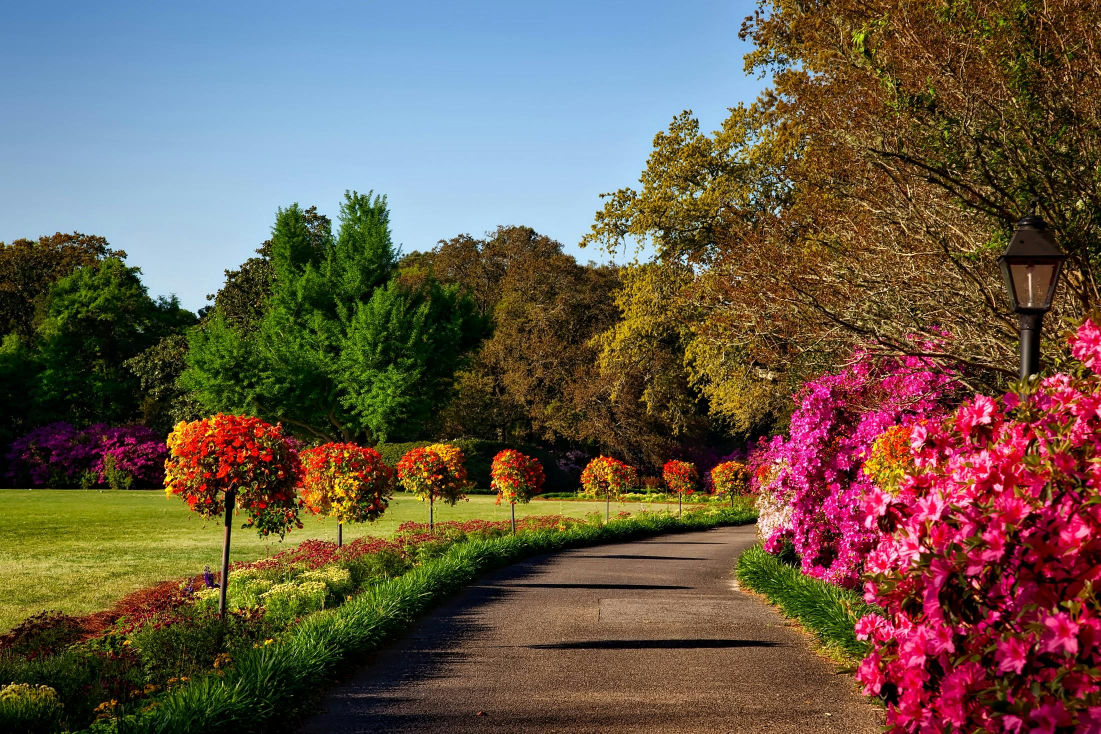
#> input picture Photos/pexels-pixabay-158028.jpg, 2201 x 1467 px (shown at 1/2 size)
$ python thresholding.py
#> lines starting #> are read from the running program, lines starting #| are printed output that depends on the picture; after the words box and inside, x2 and y2 are one past the last pixel; in counts of white or black regions, pixels touching at a corner belong together
import cv2 as cv

img = cv.imread('Photos/pexels-pixabay-158028.jpg')
#> img is the input picture: shape (1467, 2201, 3); mean B, G, R 74.7, 89.6, 104.6
img = cv.resize(img, (400, 400))
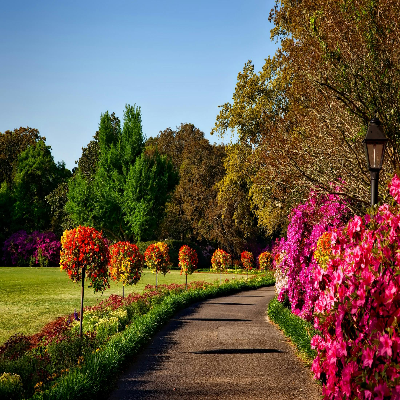
#> img: shape (400, 400, 3); mean B, G, R 74.6, 89.5, 104.5
cv.imshow('Park', img)

gray = cv.cvtColor(img, cv.COLOR_BGR2GRAY)
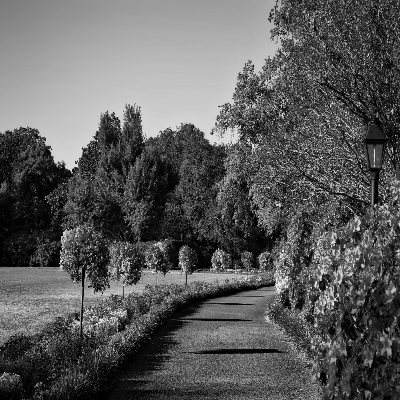
#> gray: shape (400, 400); min 0, max 248, mean 92.3
cv.imshow('Gray', gray)

# Simple threshold
threshold, thresh = cv.threshold(gray, 125, 255, cv.THRESH_BINARY)
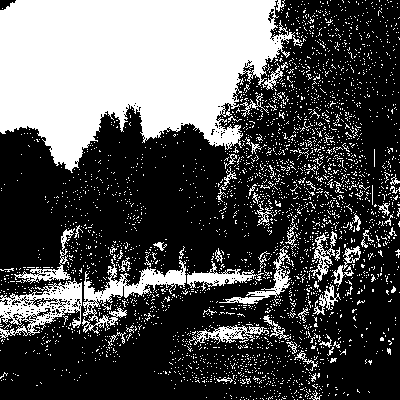
#> thresh: shape (400, 400); 32.5% white; 3219 white regions (3151 under 20 px), largest, box (x1, y1, x2, y2) and area: (0, 0, 303, 173) 34712, (0, 278, 82, 339) 2162, (82, 259, 186, 334) 2075
cv.imshow('Simple Threshold', thresh)

# Inverse Threshold
threshold, thresh_inverse = cv.threshold(gray, 125, 255, cv.THRESH_BINARY_INV)
cv.imshow('Simple Inverse Threshold', thresh_inverse)

# Adaptive Threshold
adaptive_threshold = cv.adaptiveThreshold(gray, 255, cv.ADAPTIVE_THRESH_MEAN_C, cv.THRESH_BINARY, 15, 3)
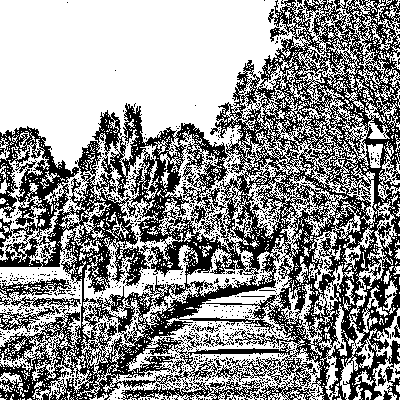
#> adaptive_threshold: shape (400, 400); 58% white; black in thin lines or dots
cv.imshow('Adaptive Threshold', adaptive_threshold)

cv.waitKey(0)

$ run again, with Photos/pexels-pixabay-158063.jpg copied over Photos/pexels-pixabay-158028.jpg
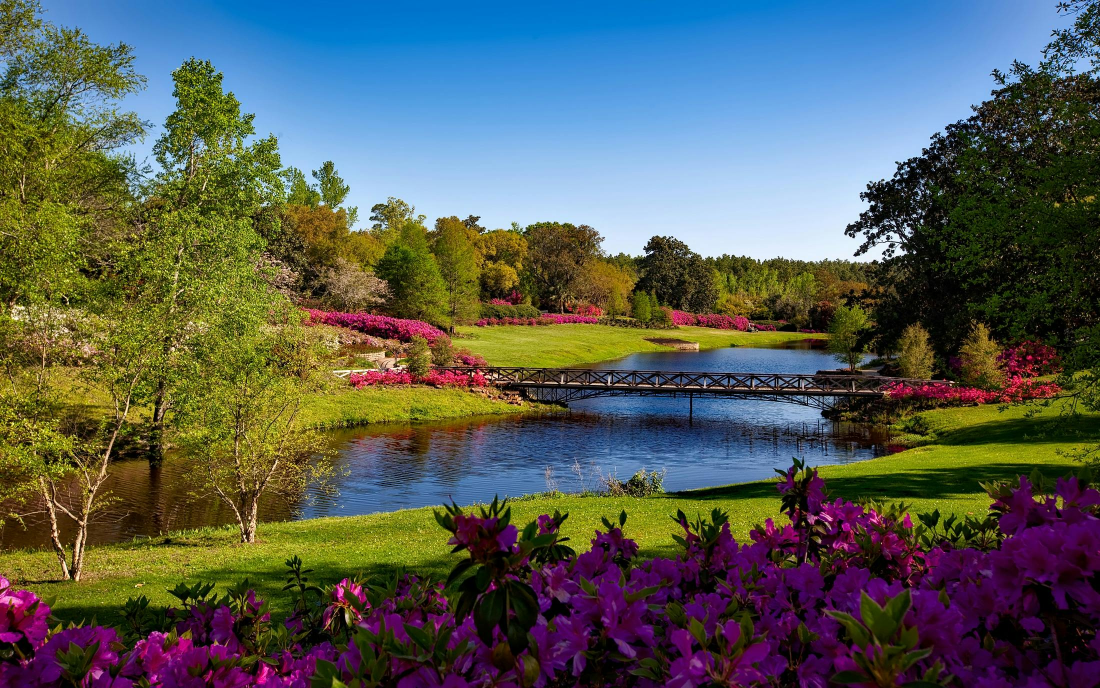
#> input picture Photos/pexels-pixabay-158063.jpg, 2200 x 1376 px (shown at 1/2 size)
#> img is the input picture: shape (1376, 2200, 3); mean B, G, R 86.3, 92.2, 85.9
#> img: shape (400, 400, 3)
#> `threshold, thresh = cv.threshold(gray, 125, 255, cv.THRESH_BINARY)`:
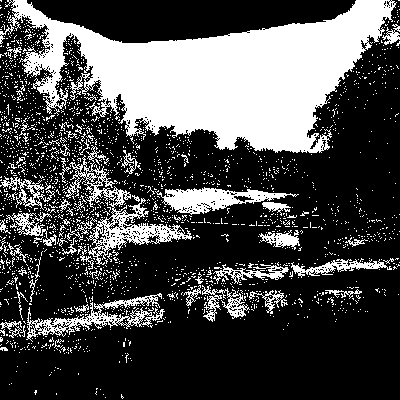
#> thresh: shape (400, 400); 29.4% white; 2168 white regions (2110 under 20 px), largest, box (x1, y1, x2, y2) and area: (5, 0, 397, 153) 29944, (66, 145, 192, 265) 2798, (155, 187, 299, 215) 1778
#> `adaptive_threshold = cv.adaptiveThreshold(gray, 255, cv.ADAPTIVE_THRES..`:
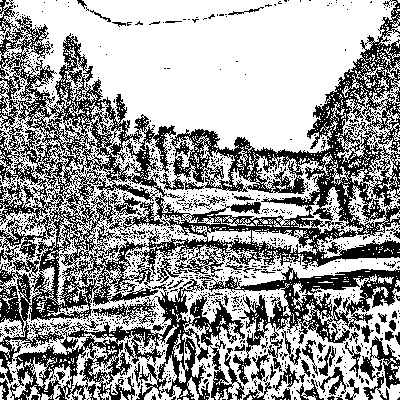
#> adaptive_threshold: shape (400, 400); 61.5% white; black in thin lines or dots

$ run again, with Photos/pexels-pixabay-415829.jpg copied over Photos/pexels-pixabay-158028.jpg
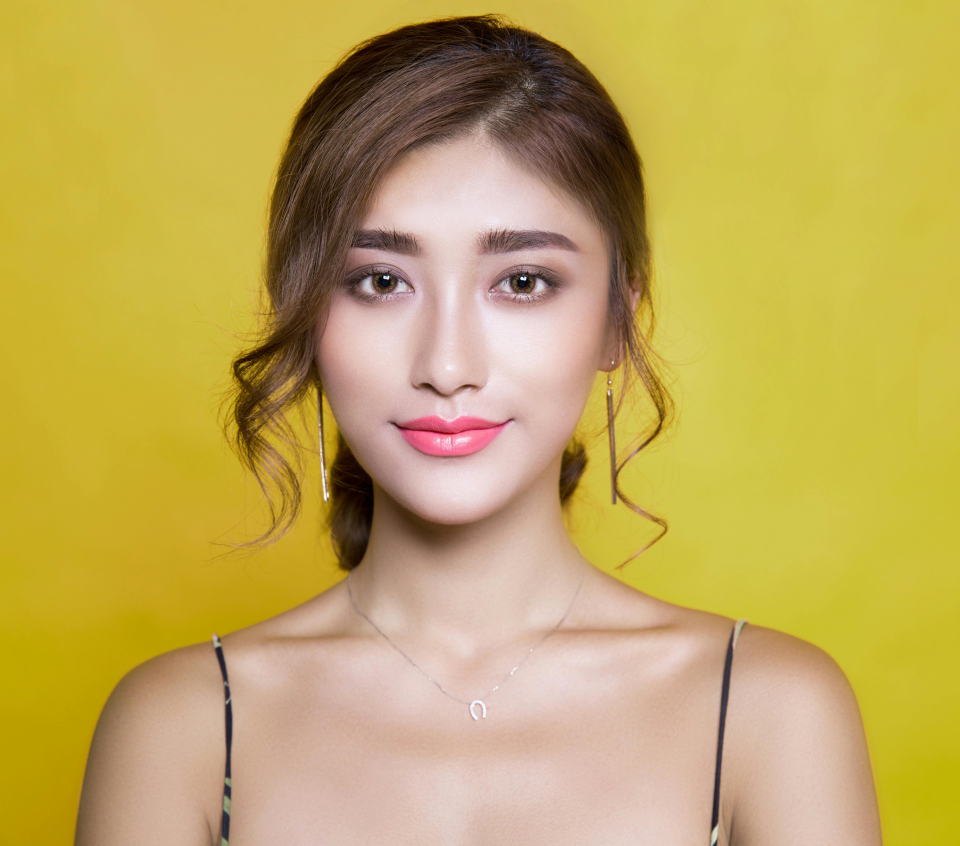
#> input picture Photos/pexels-pixabay-415829.jpg, 5760 x 5075 px (shown at 1/6 size)
#> img is the input picture: shape (5075, 5760, 3); mean B, G, R 90.2, 168.9, 193.9
#> img: shape (400, 400, 3)
#> `threshold, thresh = cv.threshold(gray, 125, 255, cv.THRESH_BINARY)`:
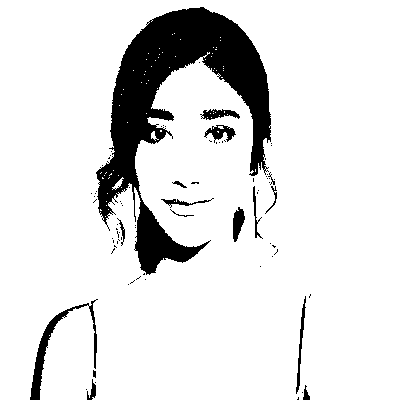
#> thresh: shape (400, 400); 88.1% white; 79 black regions (63 under 20 px), largest, box (x1, y1, x2, y2) and area: (96, 7, 271, 275) 16165, (30, 299, 98, 400) 993, (204, 125, 236, 143) 269
#> `adaptive_threshold = cv.adaptiveThreshold(gray, 255, cv.ADAPTIVE_THRES..`:
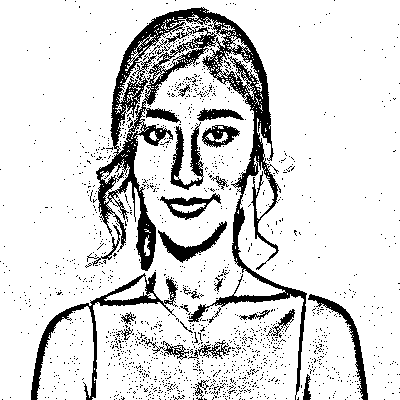
#> adaptive_threshold: shape (400, 400); 85.5% white; 1549 black regions (1523 under 20 px), largest, box (x1, y1, x2, y2) and area: (96, 7, 307, 400) 12928, (31, 272, 178, 400) 2118, (170, 122, 204, 190) 894

$ run again, with Photos/pexels-pixabay-416160.jpg copied over Photos/pexels-pixabay-158028.jpg
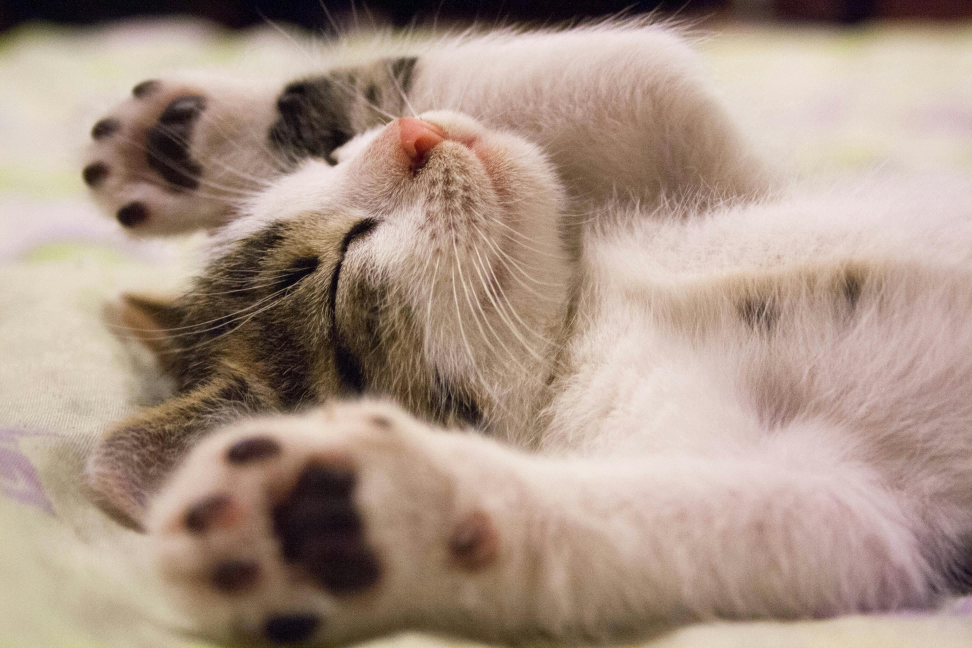
#> input picture Photos/pexels-pixabay-416160.jpg, 3888 x 2592 px (shown at 1/4 size)
#> img is the input picture: shape (2592, 3888, 3); mean B, G, R 134.6, 148.3, 169.4
#> img: shape (400, 400, 3)
#> `threshold, thresh = cv.threshold(gray, 125, 255, cv.THRESH_BINARY)`:
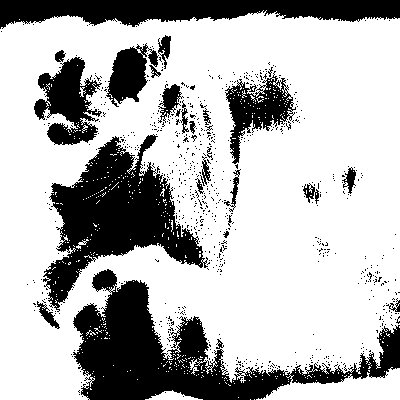
#> thresh: shape (400, 400); 71.4% white; 733 black regions (708 under 20 px), largest, box (x1, y1, x2, y2) and area: (73, 269, 400, 400) 15019, (43, 134, 208, 312) 11935, (0, 0, 400, 29) 7714
#> `adaptive_threshold = cv.adaptiveThreshold(gray, 255, cv.ADAPTIVE_THRES..`:
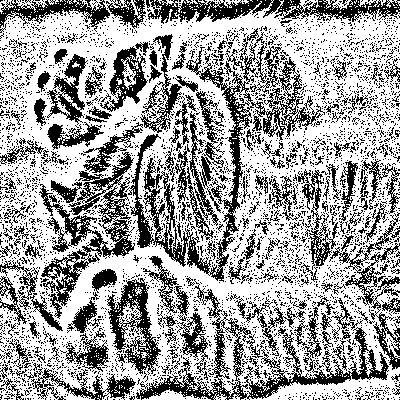
#> adaptive_threshold: shape (400, 400); 63.2% white; black in thin lines or dots
